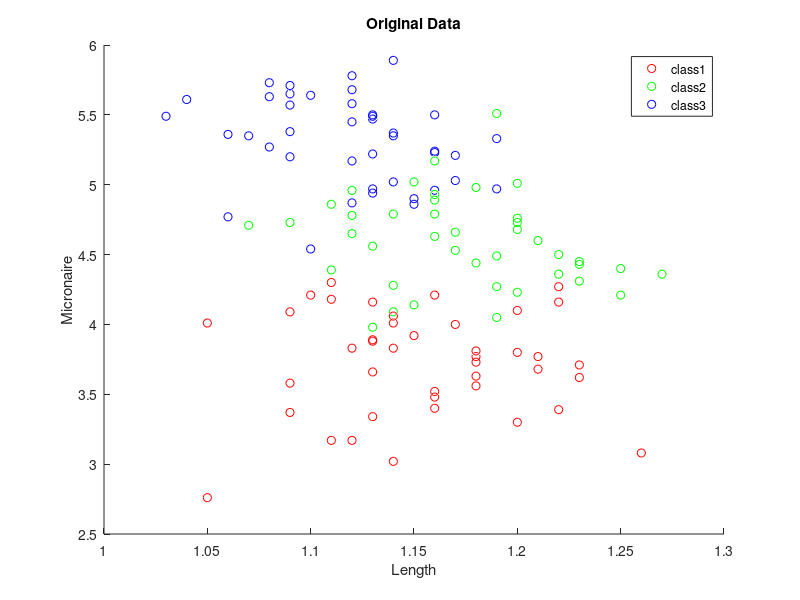

This chart was generated by the following MATLAB code: (Note: this script raises an error after producing the figure.)
clear,clc;
close all;
Data(1:42,1) = 1;
Data(43:84,1) = 2;
Data(85:126,1) = 3;
Meas = load('Meas.mat');
Data(:,2:6) = Meas.Meas;
irrigation = load('irrigation.mat');
%% Read feature for Yield, Mic and Strength
X = [Data(:,4) Data(:,3) Data(:,2)];
Class1 = X(find(Data(:,1)==1),:);
Class2 = X(find(Data(:,1)==2),:);
Class3 = X(find(Data(:,1)==3),:);

%Plot the original Data
figure(1);
hold on;
scatter3(Class1(:,1),Class1(:,2),Class1(:,3),'r');
scatter3(Class2(:,1),Class2(:,2),Class2(:,3),'g');
scatter3(Class3(:,1),Class3(:,2),Class3(:,3),'b');
title('Original Data');
legend('class1','class2','class3');
xlabel('Length'); ylabel('Micronaire'); zlabel('Yield');

%% Plot the gplot
figure(1);
param_names = {'Yield', 'Micronaire', 'Length','Strength', 'Elongation'};
gplotmatrix(Data(:,2:6),[],Data(:,1),['b' 'g' 'r'],[],[],'off');
text([.05 .25 .45 .70 0.90], [-0.1, -0.1, -0.1, -0.1, -0.1], param_names,...
    'FontSize',9);
text([-0.12, -0.12, -0.12, -0.12, -0.12], [0.90  0.70 0.45 0.25 0.05],...
    param_names, 'FontSize',9, 'Rotation',90);

%% Andrews Plot
figure(2);
andrewsplot(Meas.Meas,'group',irrigation.irrigation);
%% Confidence Interval
irriGroups = {'High', 'Medium', 'Low'}; 
yield = reshape(Meas.Meas(:, 1), 42, 3);  % Make yield 42 x 3
numberSamples = size(yield, 1); % number of rows
yieldMeans = mean(yield);
yieldSEMs = std(yield)./ sqrt(numberSamples);
yield95CIEnds = yieldSEMs.* 1.96;
fprintf('Estimate of mean yield for high irrigation is: %g\n',  ...
   yieldMeans(1));
fprintf('95%% confidence interval for this mean is: [%g, %g]\n', ...
  yieldMeans(1) - yield95CIEnds(1), yieldMeans(1) + yield95CIEnds(1));

figure(3);
errorbar(yieldMeans, yield95CIEnds, 'ks'); % Error bars use black squares
set(gca, 'XTick',1:3, 'XTickLabel', irriGroups); % Set ticks and tick labels
xlabel('Irrigations');
ylabel('Yield in pounds per acre');
title1 = 'Comparison of three irrigations';
title(title1);
legend('Mean (95% CI error bars)', 'Location', 'Northeast');

micronaire = reshape(Meas.Meas(:, 2), 42, 3);  % Make yield 42 x 3
numberSamples = size(micronaire, 1); % number of rows
micMeans = mean(micronaire);
micSEMs = std(micronaire)./ sqrt(numberSamples);
mic95CIEnds = micSEMs.* 1.96;
fprintf('Estimate of mean micronaire for high irrigation is: %g\n',  ...
   micMeans(1))
fprintf('95%% confidence interval for this mean is: [%g, %g]\n', ...
  micMeans(1) - mic95CIEnds(1), micMeans(1) + mic95CIEnds(1));

figure(4);   % Label the top
errorbar(micMeans, mic95CIEnds, 'ks'); % Error bars use black squares
set(gca, 'XTick',1:3, 'XTickLabel', irriGroups) % Set ticks and tick labels
xlabel('Irrigations');
ylabel('Micronaire');
title1 = 'Comparison of three irrigations';
title(title1)
legend('Mean (95% CI error bars)', 'Location', 'Northeast') % Put in lower right

%% 2D animation Demo
%Using Yield and Mic
X_2D = [Data(:,3) Data(:,2)];
Class1_2D = X_2D(find(Data(:,1)==1),:);
Class2_2D = X_2D(find(Data(:,1)==2),:);
Class3_2D = X_2D(find(Data(:,1)==3),:);

%Initial Guess
k = 3;
Random=randperm(size(X_2D,1));
Centroid_2D = X_2D(Random(1:k),:);

%plot 2D image
figure(5);
hold on;
scatter(Class1_2D(:,1),Class1_2D(:,2),'r');
scatter(Class2_2D(:,1),Class2_2D(:,2),'g');
scatter(Class3_2D(:,1),Class3_2D(:,2),'b');
plot(Centroid_2D(1,1),Centroid_2D(1,2),'kx','markers',24,'LineWidth',2);
plot(Centroid_2D(2,1),Centroid_2D(2,2),'kx','markers',24,'LineWidth',2);
plot(Centroid_2D(3,1),Centroid_2D(3,2),'kx','markers',24,'LineWidth',2);
title('Original Data in 2 dimension with initial guess');
legend('class1','class2','class3','Centroids');
xlabel('Micronaire'); ylabel('Yield');

%The first iteration
min = 100000000;
for i=1:size(X_2D,1)
    min=100000000;
    for j=1:k
        D=[X_2D(i,1),X_2D(i,2);Centroid_2D(j,1),Centroid_2D(j,2)];
        distance=pdist(D);
        if(distance<min)
            min=distance;
            min_index=j;
        end
    end
    X_2D(i,3) = min_index;
end
Class1_2D=X_2D(find(X_2D(:,3)==1),:);
Class2_2D=X_2D(find(X_2D(:,3)==2),:);
Class3_2D=X_2D(find(X_2D(:,3)==3),:);
figure(6);
hold on;
scatter(Class1_2D(:,1),Class1_2D(:,2),'r');
scatter(Class2_2D(:,1),Class2_2D(:,2),'g');
scatter(Class3_2D(:,1),Class3_2D(:,2),'b');
plot(Centroid_2D(1,1),Centroid_2D(1,2),'kx','markers',24,'LineWidth',2);
plot(Centroid_2D(2,1),Centroid_2D(2,2),'kx','markers',24,'LineWidth',2);
plot(Centroid_2D(3,1),Centroid_2D(3,2),'kx','markers',24,'LineWidth',2);
title(['Demo 2-Dimension - Class 1 = ',num2str(size(Class1_2D,1)),...
    ', Class 2 = ',num2str(size(Class2_2D,1)),', Class 3 = '...
    ,num2str(size(Class3_2D,1))]);
legend('class1','class2','class3');
xlabel('Micronaire'); ylabel('Yield');

%Perform k means
time=0;
isChanged=true;
while(isChanged)
    time = time+1;
    isChanged=false;
    Class1_2D=X_2D(find(X_2D(:,3)==1),1:2);
    Class2_2D=X_2D(find(X_2D(:,3)==2),1:2);
    Class3_2D=X_2D(find(X_2D(:,3)==3),1:2);
    Centroid_2D(1,:)=mean(Class1_2D);
    Centroid_2D(2,:)=mean(Class2_2D);
    Centroid_2D(3,:)=mean(Class3_2D);
    close figure 6;
    figure(6);
    hold on;
    scatter(Class1_2D(:,1),Class1_2D(:,2),'r');
    scatter(Class2_2D(:,1),Class2_2D(:,2),'g');
    scatter(Class3_2D(:,1),Class3_2D(:,2),'b');
    plot(Centroid_2D(1,1),Centroid_2D(1,2),'kx','markers',24,'LineWidth',2);
    plot(Centroid_2D(2,1),Centroid_2D(2,2),'kx','markers',24,'LineWidth',2);
    plot(Centroid_2D(3,1),Centroid_2D(3,2),'kx','markers',24,'LineWidth',2);
    title(['Demo 2 Dimension - Class 1 = ',num2str(size(Class1_2D,1)),', Class 2 = ',num2str(size(Class2_2D,1)),', Class 3 = ',num2str(size(Class3_2D,1))]);
    legend('class1','class2','class3','Centroids');
    xlabel('Micronaire'); ylabel('Yield');
    for i=1:size(X_2D,1)
        min=100000000;
        for j=1:k
            D=[X_2D(i,1),X_2D(i,2);Centroid_2D(j,1),Centroid_2D(j,2)];
            distance=pdist(D);
            if(distance<min)
                min=distance;
                min_index=j;
            end
        end
        if(X_2D(i,3)~=min_index)
            isChanged=true;
            X_2D(i,3) = min_index;
        end
    end
end  %Put a break point here and show the demo

%% Different k values
opts = statset('Display','final');
%With Euclidean distance
fprintf('\nEuclidean distance\n');
% [idx,C,sumd,D] = kmeans(X,2,'replicates',5,'Options',opts);
 [idx,C,sumd,D] = kmeans(X,3,'replicates',5,'Options',opts);
 % [idx,C,sumd,D] = kmeans(X,4,'replicates',5,'Options',opts);
DifferentK(X,idx,C,k,'Euclidean'); %Function used to plot the result

%With Cosine distance
fprintf('\nCosine distance\n');
% [idx,C,sumd,D] = kmeans(X,2,'replicates',5,'Options',opts,'distance','cosine');
%  C=[mean(X(idx==1,:));mean(X(idx==2,:))];
 [idx,C,sumd,D] = kmeans(X,3,'replicates',5,'Options',opts,'distance','cosine');
  C=[mean(X(idx==1,:));mean(X(idx==2,:));mean(X(idx==3,:))];
% [idx,C,sumd,D] = kmeans(X,4,'replicates',5,'Options',opts,'distance','cosine');
% C=[mean(X(idx==1,:));mean(X(idx==2,:));mean(X(idx==3,:));mean(X(idx==4,:))];
DifferentK(X,idx,C,k,'Cosine'); %Function used to plot the result

%With Cosine distance
fprintf('\nCorrelation distance\n');
% [idx,C,sumd,D] = kmeans(X,2,'replicates',5,'Options',opts,'distance','correlation');
%  C=[mean(X(idx==1,:));mean(X(idx==2,:))];
 [idx,C,sumd,D] = kmeans(X,3,'replicates',5,'Options',opts,'distance','correlation');
  C=[mean(X(idx==1,:));mean(X(idx==2,:));mean(X(idx==3,:))];
% [idx,C,sumd,D] = kmeans(X,4,'replicates',5,'Options',opts,'distance','correlation');
% C=[mean(X(idx==1,:));mean(X(idx==2,:));mean(X(idx==3,:));mean(X(idx==4,:))];
DifferentK(X,idx,C,k,'Correlation'); %Function used to plot the result

%% Choosing k
idx2 = kmeans(X,2,'replicates',5);
idx3 = kmeans(X,3,'replicates',5);
idx4 = kmeans(X,4,'replicates',5);

figure()
[silh2,h2] = silhouette(X,idx2);
str = sprintf('k=2 and mean of s:%f',mean(silh2));
title(str);
figure()
[silh3,h3] = silhouette(X,idx3);
str = sprintf('k=3 and mean of s:%f',mean(silh3));
title(str);
figure()
[silh4,h4] = silhouette(X,idx4);
str = sprintf('k=4 and mean of s:%f',mean(silh2));
title(str);
Mean = [mean(silh2) mean(silh3) mean(silh3)];
index = find(Mean==max(Mean));
if(index==1)
    fprintf('\nk=2 is the best\n');
elseif(index==2)
    fprintf('\nk=3 is the best\n');
else
    fprintf('\nk=4 is the best\n');
end

%% Silhouette demo using synthetic data
% Generating Class1
class1(:,1)=-1+0.8*randn(100,1);
class1(:,2)=0+0.8*randn(100,1);

% Generating Class2
class2(:,1)=4+0.8*randn(100,1);
class2(:,2)=5+0.8*randn(100,1);

% G0enerating Class3
class3(:,1)=9+0.8*randn(100,1);
class3(:,2)=10+0.8*randn(100,1);

A=[class1;class2;class3];
%Plot
figure();
hold on;
title('Synthetic Data');
scatter(class1(:,1),class1(:,2),'r');
scatter(class2(:,1),class2(:,2),'g');
scatter(class3(:,1),class3(:,2),'b');
xlabel('feature1'); ylabel('feature2'); zlabel('feature3');
legend('class1','class2','class3');

idx2 = kmeans(A,2,'replicates',5);
idx3 = kmeans(A,3,'replicates',5);
idx4 = kmeans(A,4,'replicates',5);

figure()
[silh2,h2] = silhouette(A,idx2);
str = sprintf('k=2 and mean of s:%f',mean(silh2));
title(str);
figure();
hold on;
title('Silhouette Demo using synthetic data');
scatter(A(find(idx2==1),1),A(find(idx2==1),2),'r');
scatter(A(find(idx2==2),1),A(find(idx2==2),2),'g');
scatter(A(find(silh2<0),1),A(find(silh2<0),2),'kx');
hold off;
figure()
[silh3,h3] = silhouette(A,idx3);
str = sprintf('k=3 and mean of s:%f',mean(silh3));
title(str);
figure()
[silh4,h4] = silhouette(A,idx4);
str = sprintf('k=4 and mean of s:%f',mean(silh4));
title(str);
%% Different Distance and calculate the missclassfication
idx1 = kmeans(X,3);
idx3 = kmeans(X,3,'replicates',3);
idx5 = kmeans(X,3,'replicates',5);
idx10 = kmeans(X,3,'replicates',10);
Mis = CalMis(X,idx1,k,1);
Mis3 = CalMis(X,idx3,k,3);
Mis5 = CalMis(X,idx5,k,5);
Mis10 = CalMis(X,idx5,k,10);
fprintf('\nMis for replication = 1:%d\n', Mis);
fprintf('Mis for replication = 3:%d\n', Mis3);
fprintf('Mis for replication = 5:%d\n', Mis5);
fprintf('Mis for replication = 10:%d\n', Mis10);